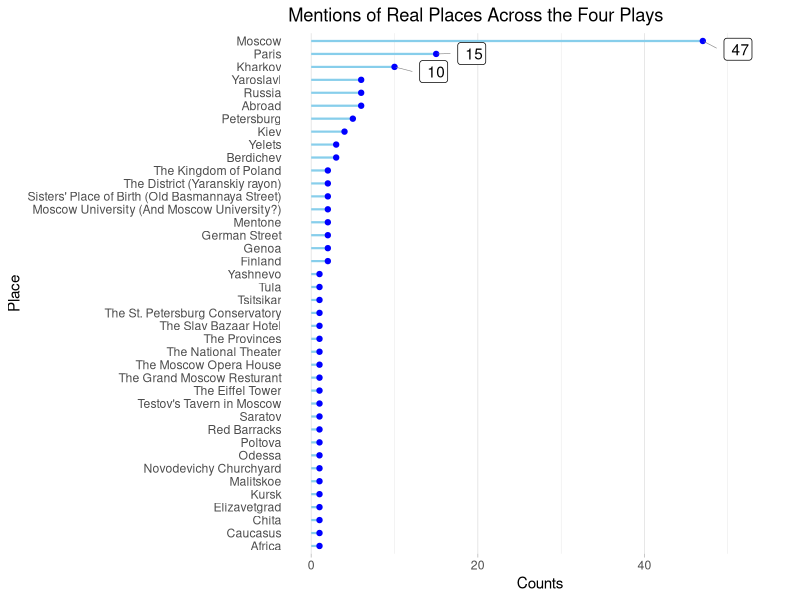
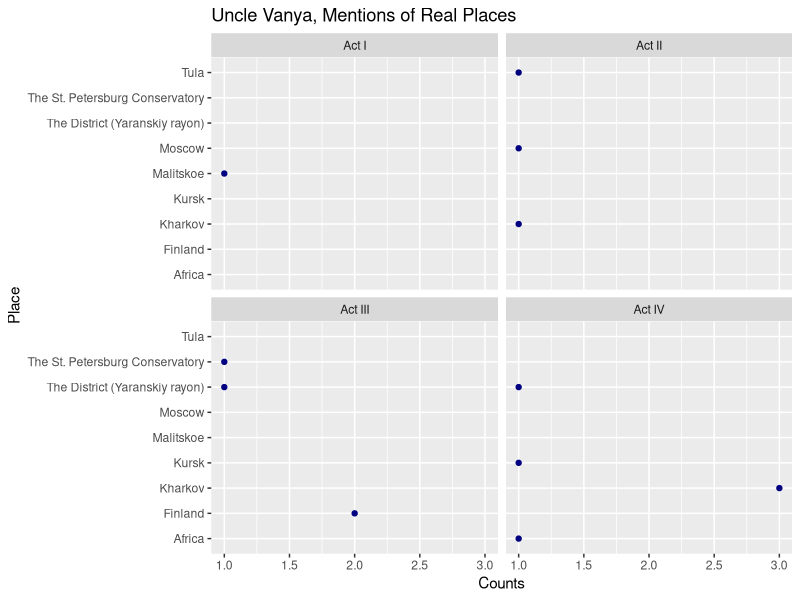

Generate these figures, in order, with R:
## ---- chunk 1
knitr::opts_chunk$set(echo = FALSE, error = FALSE, message = FALSE, warning = FALSE)

# Load libraries
library(tidyverse)
library(ggplot2)
library(readr)
library(stringr)
library(scales)
library(knitr)
library(kableExtra)
library(ggrepel)
## ---- chunk 2

# Load data

counts_real <- read_csv("counts_real_places.csv")

## ---- chunk 3

# Summarize data across the four plays

counts_total <- counts_real %>%
  group_by(object) %>%
  summarise(total = sum(mentions)) %>%
  ungroup() 

# Reorder

counts_total <-counts_total[order(counts_total$total), ] 
counts_total$object <- factor(counts_total$object, levels = counts_total$object)

# Graph

counts_total %>%
  ggplot(aes(x = reorder(object, -total), y = total, label = total)) +
  geom_segment(aes(x = object, 
                   xend = object,
                   y = 0,
                   yend = total),
               color = "skyblue",
               size = .75) +
  geom_point(color = "blue") + 
  geom_label_repel(data = subset(counts_total, total > 9),
                   segment.size  = 0.2,
                   segment.color = "grey50",
                   nudge_y       = 5,
                  # direction     = "x",
                   hjust = 1) + 
  labs(title = "Mentions of Real Places Across the Four Plays") + 
  xlab("Place") +
  ylab("Counts") +
  theme_light() +
  ylim(0,55) +
  coord_flip() +
  theme(
    panel.grid.major.y = element_blank(),
    panel.border = element_blank(),
    axis.ticks.y = element_blank()) 

## ---- chunk 4
#Uncle Vanya 

counts_real %>%
  filter(play == "Uncle Vanya") %>%
  ggplot(aes(object, mentions)) + 
  geom_point(color = "navy", fill = "light blue") + 
  xlab("Place") +
  ylab("Counts") + 
  facet_wrap(~act) + 
  coord_flip() + 
  labs(title = "Uncle Vanya, Mentions of Real Places") 
  
